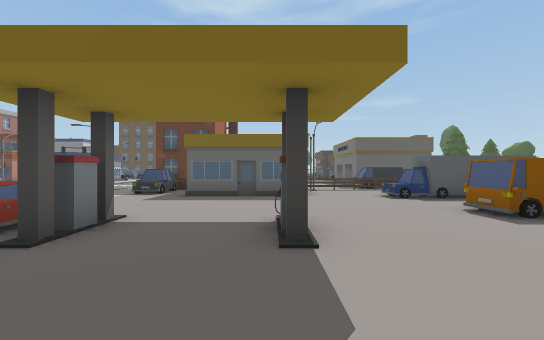
[1] (above)

24 first-person views from a walk through a scene from a Unity 3-D project. The camera is 1.5 m above the floor, looks level and sees 90° across. The floor is counted in squares, 2 m on a side. Each view is taken from the middle of a square. On the plan, view 1 faces up. The plan holds only what a view shows up to about 10 squares ahead; the rest is blank. The place goes on beyond the plan. The player character is not drawn.

[2]
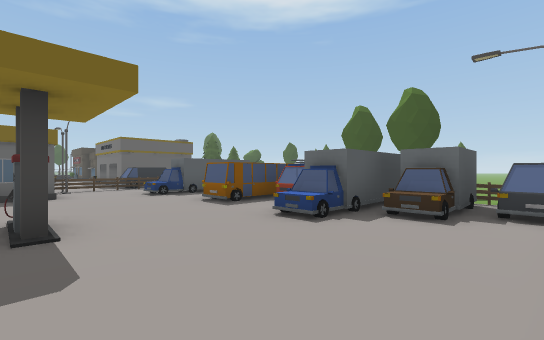

[3]
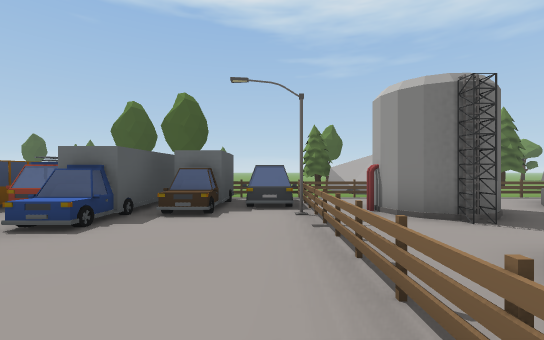

[4]
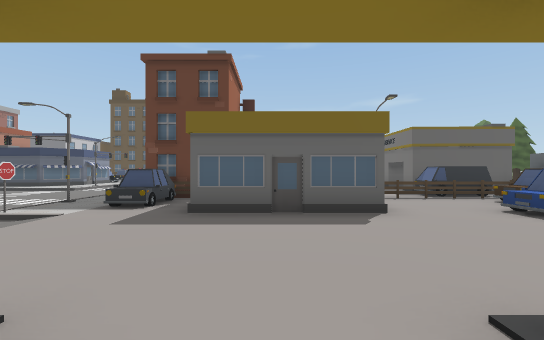

[5]
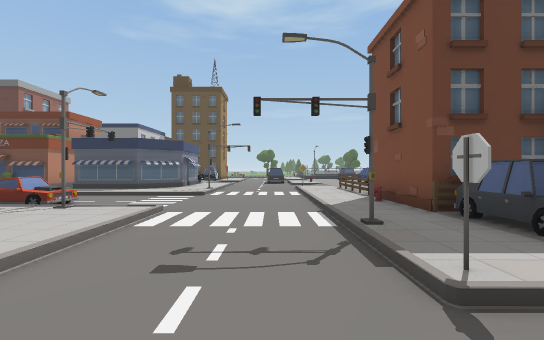

[6]
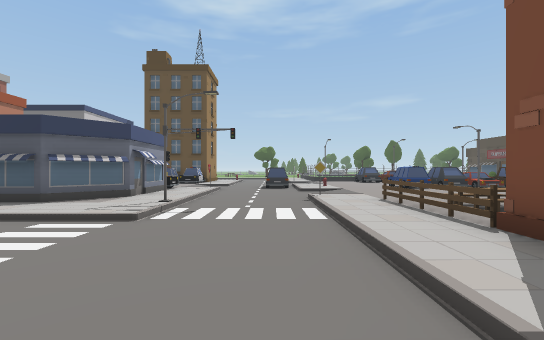

[7]
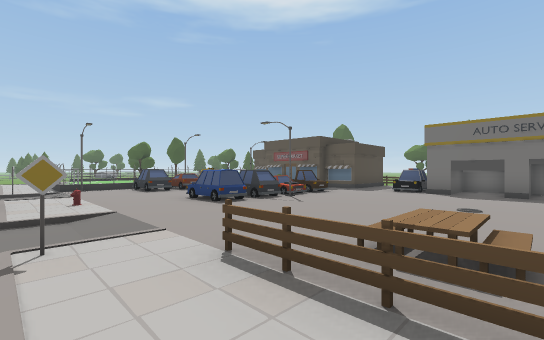

[8]
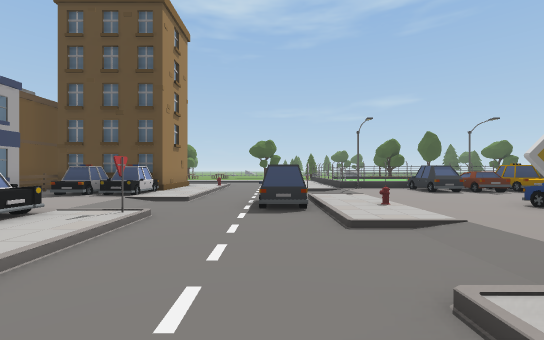

[9]
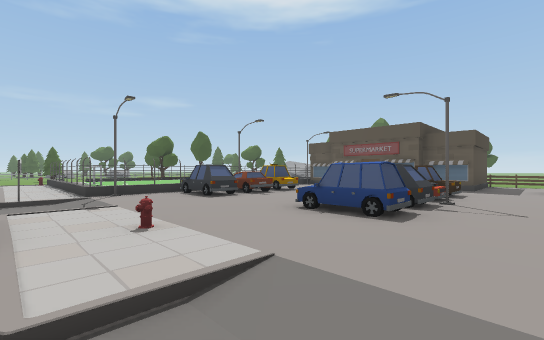

[10]
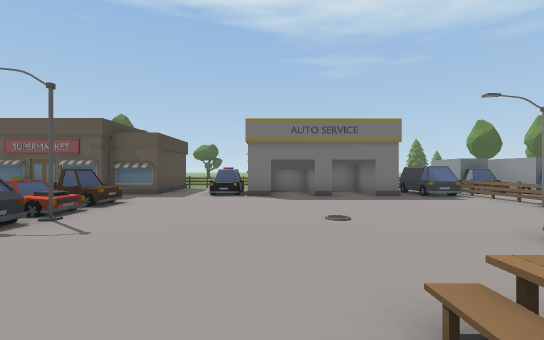

[11]
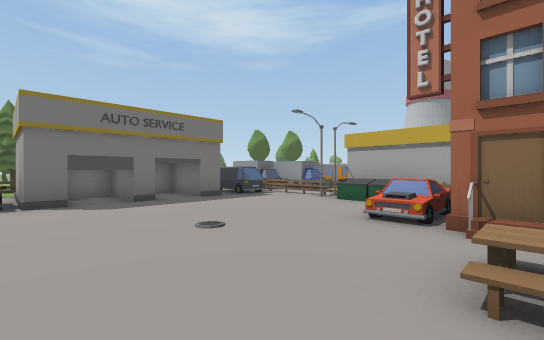

[12]
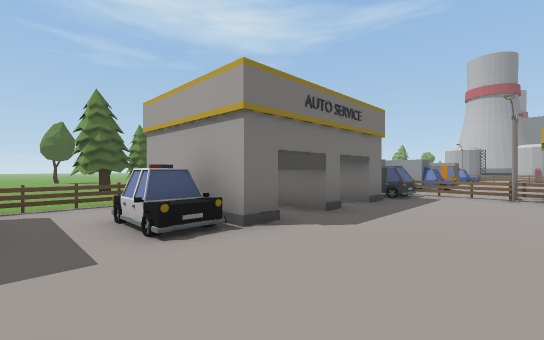

[13]
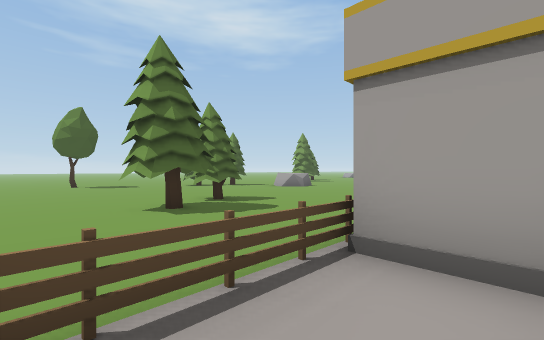

[14]
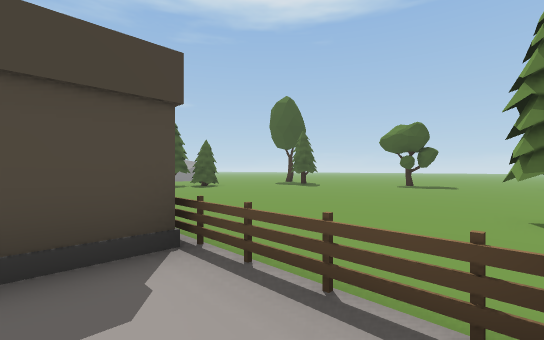

[15]
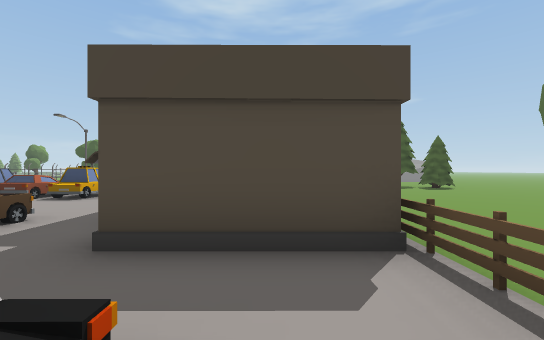

[16]
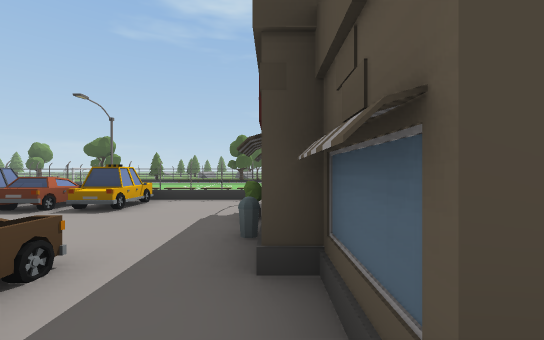

[17]
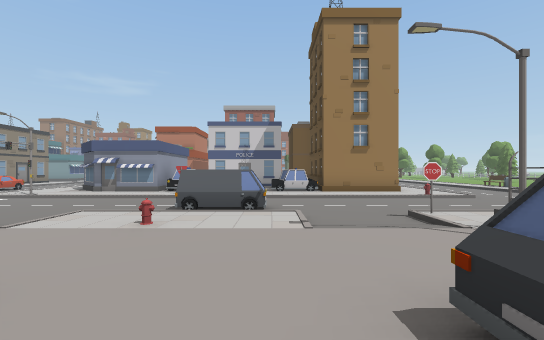

[18]
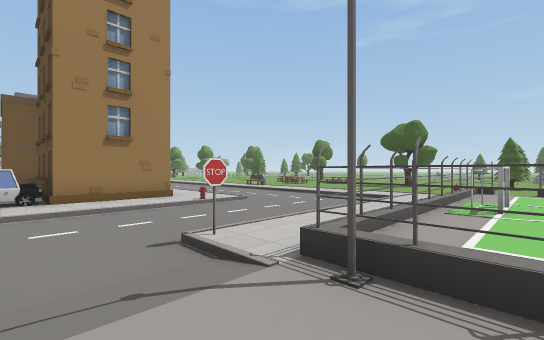

[19]
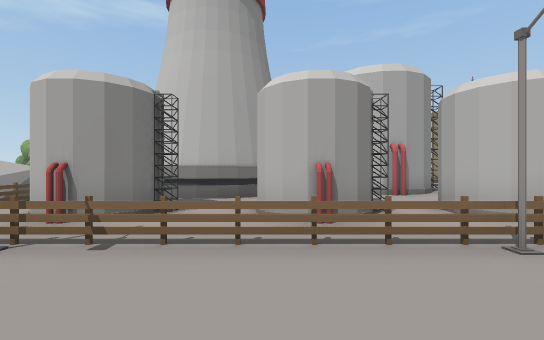

[20]
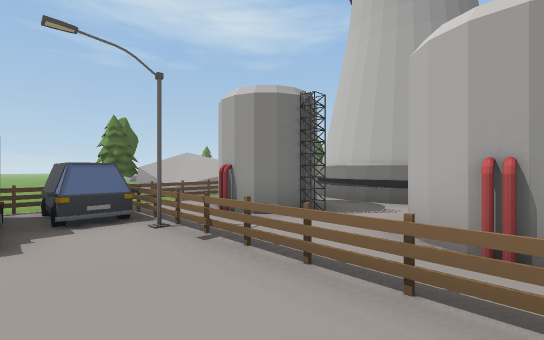

[21]
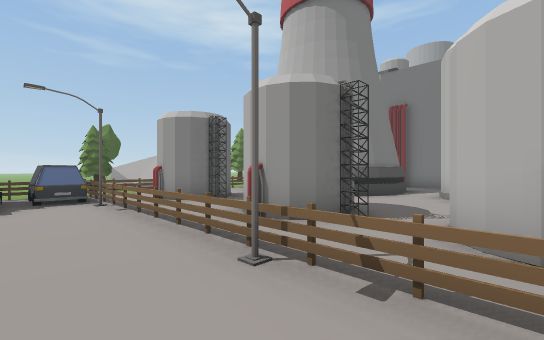

[22]
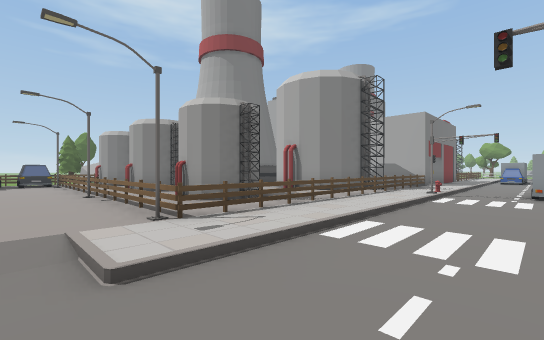

[23]
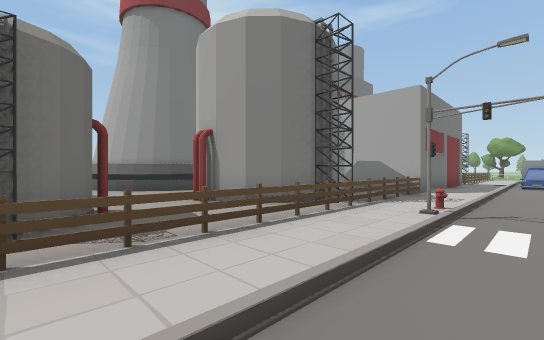

[24]
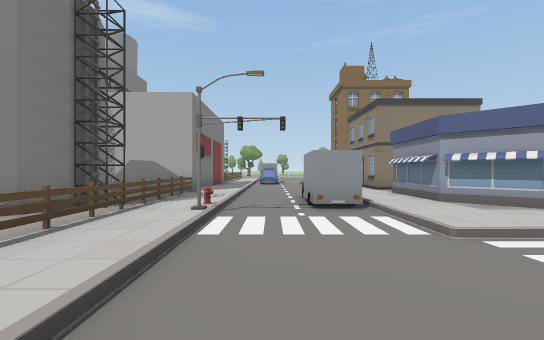

### Floor plan
Key: @ floor where view 1 was taken; # wall or solid block; . main floor; : floor 0.25 m higher than the main floor; - floor 0.25 m lower than the main floor; / step, stairs or slope; = window, fence, low wall or low ledge; C car; F fence; T tree; S sign; H hydrant; B bin; O other object.
Columns run from 12 left of view 1 to 14 right of it. Each row starts with its distance up from view 1.
 29  ///--/.##
 28  ..O--/.#:
 27  #./--/.#:             ....
 26 ##./--S.#########     .....
 25 #O./---/..CCCC..      .....
 24 CC./---/..CC.C..#     ....
 23 C///--/.........#     .....
 22 ../--C/..... ...B   .......
 21  ./--C/H..CC CC.##  .......
 20 CC.S--/...CCCCC..##F.......
 19  #./---/...........F.......
 18  #./---/...........F.......
 17 ##./--S.........#C.F...TT..
 16 #O.#--/F........###O...TT..
 15 .../--/F./......### ....T..
 14 ////--/F./........#  ......
 13 ------/=O /C....###   .....
 12 C-----/O###C.....     ....
 11 /#//--/.##  ....CC    ...
 10  ../--/.FFO  FFFFOO
  9   ./--/.C.    ...CC
  8    /--S...OOOO..OOO
  7     ---/........O.
  6      -  .........
  5          .......CCC
  4         CC..#.....
  3         CC..#....CC
  2           ......OOO
  1            ......CCF
  0     ---/....@....CCF......
 -1     --/...........CF.   ..
 -2     --/.FFFFFFFFFFOF.
 -3     --/.F#O#.##.###F../TT
 -4     --/.F###O #.O# F///
 -5     --/.F##..  .O# O=//
 -6    ---/.F......###.O=/
 -7   //--/.F.##..#####F
 -8  ../--/.F######   ##.
 -9 #O./--H.F#         F.
-10 ##./C-/.F#
-11  #./C-/.F#
-12  #. --/.F##
-13  O. --/.
-14  #  --/.
-15      -/.#

Positions as (right, up) in squares from view 1, and headings:
1: (0, 0), facing up
2: (0, -1), facing up-right
3: (0, -1), facing right
4: (-1, 3), facing up
5: (-7, 6), facing up
6: (-7, 10), facing up
7: (-6, 14), facing up-right
8: (-7, 16), facing up
9: (-6, 18), facing up-right
10: (-4, 16), facing right
11: (-3, 17), facing down-right
12: (1, 19), facing down-right
13: (6, 19), facing down-right
14: (6, 17), facing up-right
15: (6, 17), facing up
16: (4, 19), facing up
17: (-1, 23), facing left
18: (-3, 24), facing up-left
19: (2, 1), facing down
20: (1, 0), facing down-right
21: (-2, 0), facing down-right
22: (-8, 0), facing down-right
23: (-7, -4), facing down-right
24: (-7, -4), facing down
